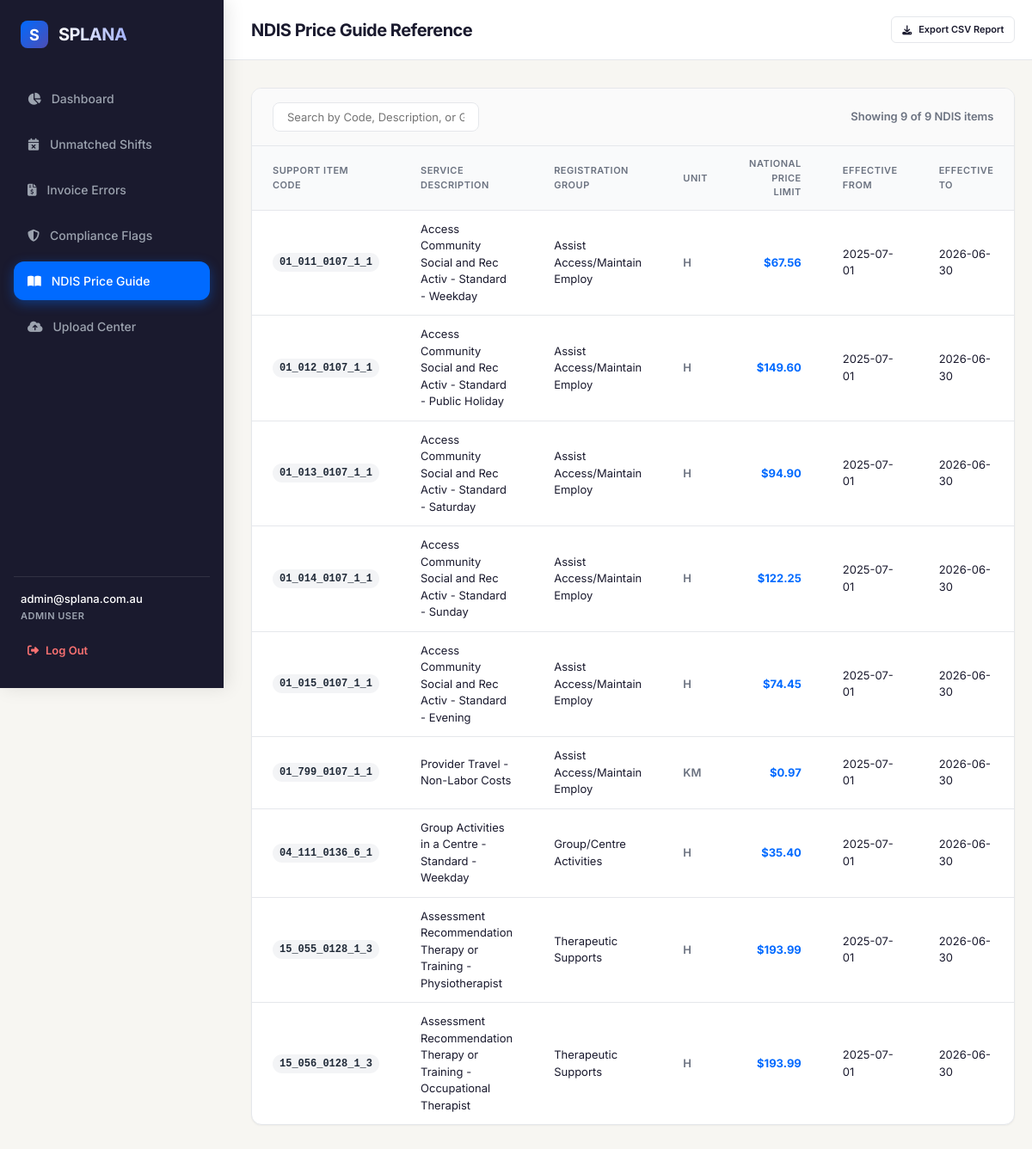
/price-rules (signed in), run on the app's committed database.
### tables this page shows
CREATE TABLE price_rules (
        rule_id INTEGER PRIMARY KEY AUTOINCREMENT,
        support_item_code TEXT UNIQUE NOT NULL,
        service_description TEXT,
        registration_group TEXT,
        unit TEXT,
        price_limit_national REAL,
        effective_from TEXT,
        effective_to TEXT,
        uploaded_at TIMESTAMP DEFAULT CURRENT_TIMESTAMP
    );

### app.py (the view)
@app.route('/price-rules')
@login_required
def price_rules():
    conn = get_db()
    cursor = conn.cursor()
    cursor.execute("SELECT * FROM price_rules ORDER BY support_item_code ASC")
    rules = cursor.fetchall()
    conn.close()
    return render_template('price_rules.html', user=get_current_user(), rules=rules)

### app.py (called while the page is built)
def is_logged_in():
    return 'user_id' in session

def get_current_user():
    if not is_logged_in():
        return None
    return {
        "user_id": session.get("user_id"),
        "email": session.get("email"),
        "role": session.get("role")
    }

def login_required(f):
    from functools import wraps
    @wraps(f)
    def decorated_function(*args, **kwargs):
        if not is_logged_in():
            flash("Please log in to access this page.", "error")
            return redirect(url_for('login'))
        return f(*args, **kwargs)
    return decorated_function

### database.py (called while the page is built)
def get_db():
    conn = sqlite3.connect(DB_NAME)
    conn.row_factory = sqlite3.Row
    return conn

### templates/price_rules.html (shortened to what this page needs)
{% extends 'base.html' %}
{% block page_header %}NDIS Price Guide Reference{% endblock %}
{% block content %}
<div class="data-table-container">
    <div class="table-filter-bar">
        <div class="filter-group">
            <input type="text" id="searchInput" class="search-input" placeholder="Search by Code, Description, or Group..." onkeyup="filterTable()">
        </div>
        <div style="font-size: 13px; font-weight: 600; color: var(--text-muted);">
            Showing <span id="filteredCount">0</span> of {{ rules|length }} NDIS items
        </div>
    </div>
    <table class="high-density-table" id="rulesTable">
        <thead>
            <tr>
                <th>Support Item Code</th>
                <th style="width: 40%;">Service Description</th>
                <th>Registration Group</th>
                <th>Unit</th>
                <th style="text-align: right;">National Price Limit</th>
                <th>Effective From</th>
                <th>Effective To</th>
            </tr>
        </thead>
        <tbody>
            {% for row in rules %}
            <tr>
                <td><span class="badge" style="font-family: monospace; background-color: #F3F4F6; color: #1F2937; font-weight: 600; font-size: 12px;">{{ row.support_item_code }}</span></td>
                <td>{{ row.service_description }}</td>
                <td>{{ row.registration_group }}</td>
                <td style="font-weight: 600; color: var(--text-muted);">{{ row.unit }}</td>
                <td style="text-align: right; font-weight: 700; color: var(--primary);">
                    ${{ "{:,.2f}".format(row.price_limit_national) }}
                </td>
                <td>{{ row.effective_from }}</td>
                <td>{{ row.effective_to }}</td>
            </tr>
            {% endfor %}
        </tbody>
    </table>
</div>
{% endblock %}

### static/style.css (style rules this page uses)
:root { --primary: #006AFF; --primary-hover: #0056cc; --accent: #4D4DB4; --dark: #1A1A2E; --bg-light: #F7F6F2; --white: #FFFFFF; --success: #10B981; --success-light: #D1FAE5; --warning: #F59E0B; --warning-light: #FEF3C7; --danger: #EF4444; --danger-light: #FEE2E2; --info: #3B82F6; --info-light: #DBEAFE; --border-color: #E5E7EB; --text-muted: #6B7280; --font-sans: 'Inter', -apple-system, BlinkMacSystemFont, "Segoe UI", Roboto, Arial, sans-serif; --sidebar-width: 260px; --header-height: 70px; --border-radius: 12px; --shadow-sm: 0 1px 2px 0 rgba(0, 0, 0, 0.05); --shadow-md: 0 4px 6px -1px rgba(0, 0, 0, 0.1), 0 2px 4px -1px rgba(0, 0, 0, 0.06); --shadow-lg: 0 10px 15px -3px rgba(0, 0, 0, 0.1), 0 4px 6px -2px rgba(0, 0, 0, 0.05); }
* { box-sizing: border-box; margin: 0; padding: 0; }
body { font-family: var(--font-sans); background-color: var(--bg-light); color: var(--dark); line-height: 1.5; -webkit-font-smoothing: antialiased; }
.data-table-container { background-color: var(--white); border-radius: var(--border-radius); box-shadow: var(--shadow-sm); border: 1px solid var(--border-color); overflow: hidden; margin-bottom: 24px; }
.table-filter-bar { padding: 16px 24px; border-bottom: 1px solid var(--border-color); display: flex; justify-content: space-between; align-items: center; gap: 16px; flex-wrap: wrap; background-color: #FAFAFA; }
.filter-group { display: flex; align-items: center; gap: 12px; }
.search-input { padding: 8px 16px; border: 1px solid var(--border-color); border-radius: 8px; font-size: 13px; font-family: var(--font-sans); outline: none; min-width: 240px; transition: border-color 0.2s; }
.high-density-table { width: 100%; border-collapse: collapse; text-align: left; font-size: 13px; }
.high-density-table th { background-color: #F9FAFB; font-weight: 600; color: var(--text-muted); padding: 12px 24px; border-bottom: 1px solid var(--border-color); text-transform: uppercase; font-size: 11px; letter-spacing: 0.5px; }
.high-density-table td { padding: 12px 24px; border-bottom: 1px solid var(--border-color); color: var(--dark); vertical-align: middle; }
.high-density-table tbody tr:last-child td { border-bottom: none; }
.badge { display: inline-flex; align-items: center; padding: 2px 8px; border-radius: 9999px; font-size: 11px; font-weight: 600; text-transform: capitalize; }

### data on the page
price_rules: support_item_code "01_011_0107_1_1", service_description "Access Community Social and Rec Activ - Standard - Weekday", registration_group "Assist Access/Maintain Employ", unit "H", price_limit_national "67.56", effective_from "2025-07-01", effective_to "2026-06-30"
price_rules: support_item_code "01_012_0107_1_1", service_description "Access Community Social and Rec Activ - Standard - Public Holiday", registration_group "Assist Access/Maintain Employ", unit "H", price_limit_national "149.60", effective_from "2025-07-01", effective_to "2026-06-30"
price_rules: support_item_code "01_013_0107_1_1", service_description "Access Community Social and Rec Activ - Standard - Saturday", registration_group "Assist Access/Maintain Employ", unit "H", price_limit_national "94.90", effective_from "2025-07-01", effective_to "2026-06-30"
price_rules: support_item_code "01_014_0107_1_1", service_description "Access Community Social and Rec Activ - Standard - Sunday", registration_group "Assist Access/Maintain Employ", unit "H", price_limit_national "122.25", effective_from "2025-07-01", effective_to "2026-06-30"
price_rules: support_item_code "01_015_0107_1_1", service_description "Access Community Social and Rec Activ - Standard - Evening", registration_group "Assist Access/Maintain Employ", unit "H", price_limit_national "74.45", effective_from "2025-07-01", effective_to "2026-06-30"
price_rules: support_item_code "01_799_0107_1_1", service_description "Provider Travel - Non-Labor Costs", registration_group "Assist Access/Maintain Employ", unit "KM", price_limit_national "0.97", effective_from "2025-07-01", effective_to "2026-06-30"
price_rules: support_item_code "04_111_0136_6_1", service_description "Group Activities in a Centre - Standard - Weekday", registration_group "Group/Centre Activities", unit "H", price_limit_national "35.40", effective_from "2025-07-01", effective_to "2026-06-30"
price_rules: support_item_code "15_055_0128_1_3", service_description "Assessment Recommendation Therapy or Training - Physiotherapist", registration_group "Therapeutic Supports", unit "H", price_limit_national "193.99", effective_from "2025-07-01", effective_to "2026-06-30"
price_rules: support_item_code "15_056_0128_1_3", service_description "Assessment Recommendation Therapy or Training - Occupational Therapist", registration_group "Therapeutic Supports", unit "H", price_limit_national "193.99", effective_from "2025-07-01", effective_to "2026-06-30"

### other printed values
{{ user.email }} "admin@splana.com.au"
{{ user.role }} "ADMIN"
{{ rules|length }} "9"
